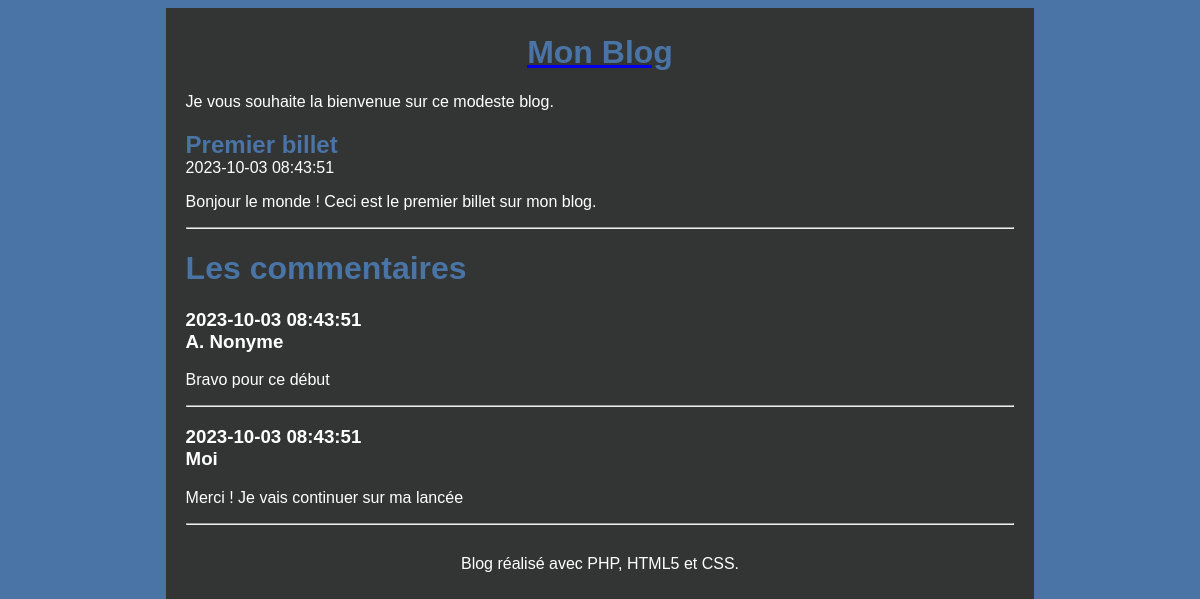
The app's page /billet.php?id=1 with its own data.
### tables this page shows
create table BILLET (
  idBillet integer primary key auto_increment,
 dateBillet datetime not null,
  titreBillet varchar(100) not null,
  contenuBillet varchar(400) not null
);

create table COMMENTAIRE (
  idCommentaire integer primary key auto_increment,
  dateCommentaire datetime not null,
  auteurCommentaire varchar(100) not null,
  contenuCommentaire varchar(200) not null,
  idBillet integer not null,
  constraint fk_com_bil foreign key(idBillet) references BILLET(idBillet)
);

### billet.php (called while the page is built, shortened)
<?php require 'Modele.php';
try {
    $idBillet = $_GET['id'];
    $billet = getBillet($idBillet);
    $commentaires = getCommentaires($idBillet);
    require 'gabarit.php';
} catch (Exception $e) {
    $msgErreur = $e->getMessage();
    $contenu = 'vueErreur.php';
    require 'gabarit.php';
}
?>

### Modele.php (called while the page is built, shortened)
<?php
function getBdD()
{
    $bdd = new PDO('mysql:host=localhost;dbname=monblog;charset=utf8', 'testblog', '12345', array(PDO::ATTR_ERRMODE => PDO::ERRMODE_EXCEPTION));
    return $bdd;
}
function getBillet($idBillet)
{
    $bdd = getBdD();
    $sql = "SELECT idBillet as id, dateBillet as date, titreBillet as titre, contenuBillet as contenu from BILLET where idBillet = :id";
    $stm = $bdd->prepare($sql);
    $stm->bindParam(':id', $idBillet, PDO::PARAM_INT);
    $stm->execute();
    $billet = $stm->fetch(PDO::FETCH_ASSOC);
    return $billet;
}
function getCommentaires($idBillet)
{
    $bdd = getBdD();
    $sql = "SELECT idBillet as id, dateCommentaire as date, auteurCommentaire as auteur, contenuCommentaire as contenu from COMMENTAIRE where idBillet = :id";
    $stm = $bdd->prepare($sql);
    $stm->bindParam(':id', $idBillet, PDO::PARAM_INT);
    $stm->execute();
    $commentaires = $stm->fetchAll(PDO::FETCH_ASSOC);
    return $commentaires;
}
?>

### vueBillet.php (the view, shortened to what this page needs)
<article>
    <header>
        <h1 class="titreBillet">
            <?= $billet['titre'] ?>
        </h1>
        <time>
            <?= $billet['date'] ?>
        </time>
    </header>
    <p>
        <?= $billet['contenu'] ?>
    </p>
</article>
<hr />
<h1>Les commentaires</h1>
<?php
foreach ($commentaires as $commentaire):
    ?>
    <article>
        <h3>
        <?= $commentaire['date'] ?>
        <br>
        <time>
            <?= $commentaire['auteur'] ?>
        </time>
</h3>
        <p>
            <?= $commentaire['contenu'] ?>
        </p>
        <hr>
    <?php endforeach; ?>

### gabarit.php (shortened to what this page needs)
<!doctype html>
<html lang="fr">
<head>
    <link rel="stylesheet" href="style.css" />
</head>
<body>
    <div id="global">
        <header>
            <a href="index.php">
                <h1 id="titreBlog">Mon Blog</h1>
            </a>
            <p>Je vous souhaite la bienvenue sur ce modeste blog.</p>
        </header>
        <div id="contenu">
            <?php include $contenu ?>
        </div>
        <footer id="piedBlog">
            Blog réalisé avec PHP, HTML5 et CSS.
        </footer>
    </div>
</body>
</html>

### style.css (style rules this page uses)
html, body { height: 100%; }
body { color: white; background: #4974a5; font-family: 'Futura-Medium', 'Futura', 'Trebuchet MS', sans-serif; }
h1 { color: #4974a5; }
.titreBillet { margin-bottom : 0px; }
#global { min-height: 100%; background: #333534; width: 70%; margin: auto; text-align: justify; padding: 5px 20px; }
#contenu { margin-bottom : 30px; }
#titreBlog, #piedBlog { text-align: center; }

### records on screen
billet: titreBillet "Premier billet", dateBillet "2023-10-03 08:43:51", contenuBillet "Bonjour le monde ! Ceci est le premier billet sur mon blog."
commentaire: dateCommentaire "2023-10-03 08:43:51", auteurCommentaire "A. Nonyme", contenuCommentaire "Bravo pour ce début"
commentaire: dateCommentaire "2023-10-03 08:43:51", auteurCommentaire "Moi", contenuCommentaire "Merci ! Je vais continuer sur ma lancée"
